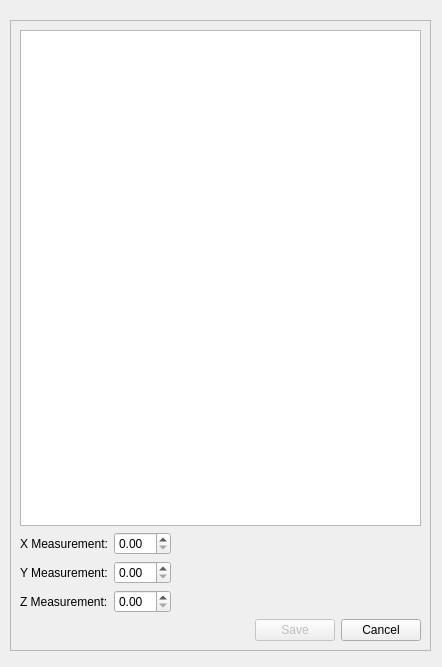
<?xml version="1.0" encoding="UTF-8"?>
<ui version="4.0">
 <class>Dialog</class>
 <widget class="QDialog" name="Dialog">
  <property name="geometry">
   <rect>
    <x>0</x>
    <y>0</y>
    <width>442</width>
    <height>667</height>
   </rect>
  </property>
  <property name="windowTitle">
   <string>Dialog</string>
  </property>
  <widget class="QFrame" name="verticalFrame">
   <property name="geometry">
    <rect>
     <x>10</x>
     <y>20</y>
     <width>421</width>
     <height>631</height>
    </rect>
   </property>
   <property name="frameShape">
    <enum>QFrame::Shape::StyledPanel</enum>
   </property>
   <layout class="QVBoxLayout" name="verticalLayout">
    <item>
     <widget class="QListWidget" name="histogram_data_view_list"/>
    </item>
    <item>
     <layout class="QHBoxLayout" name="horizontalLayout">
      <item>
       <widget class="QLabel" name="label">
        <property name="text">
         <string>X Measurement:</string>
        </property>
       </widget>
      </item>
      <item>
       <widget class="QDoubleSpinBox" name="vortex_hist_x_spinbox"/>
      </item>
      <item>
       <spacer name="horizontalSpacer_3">
        <property name="orientation">
         <enum>Qt::Orientation::Horizontal</enum>
        </property>
        <property name="sizeHint" stdset="0">
         <size>
          <width>40</width>
          <height>20</height>
         </size>
        </property>
       </spacer>
      </item>
     </layout>
    </item>
    <item>
     <layout class="QHBoxLayout" name="horizontalLayout_3">
      <item>
       <widget class="QLabel" name="label_3">
        <property name="text">
         <string>Y Measurement:</string>
        </property>
       </widget>
      </item>
      <item>
       <widget class="QDoubleSpinBox" name="vortex_hist_y_spinbox"/>
      </item>
      <item>
       <spacer name="horizontalSpacer_2">
        <property name="orientation">
         <enum>Qt::Orientation::Horizontal</enum>
        </property>
        <property name="sizeHint" stdset="0">
         <size>
          <width>40</width>
          <height>20</height>
         </size>
        </property>
       </spacer>
      </item>
     </layout>
    </item>
    <item>
     <layout class="QHBoxLayout" name="horizontalLayout_2">
      <item>
       <widget class="QLabel" name="label_2">
        <property name="text">
         <string>Z Measurement:</string>
        </property>
       </widget>
      </item>
      <item>
       <widget class="QDoubleSpinBox" name="vortex_hist_z_spinbox"/>
      </item>
      <item>
       <spacer name="horizontalSpacer">
        <property name="orientation">
         <enum>Qt::Orientation::Horizontal</enum>
        </property>
        <property name="sizeHint" stdset="0">
         <size>
          <width>40</width>
          <height>20</height>
         </size>
        </property>
       </spacer>
      </item>
     </layout>
    </item>
    <item>
     <layout class="QHBoxLayout" name="horizontalLayout_4">
      <item>
       <spacer name="horizontalSpacer_4">
        <property name="orientation">
         <enum>Qt::Orientation::Horizontal</enum>
        </property>
        <property name="sizeHint" stdset="0">
         <size>
          <width>40</width>
          <height>20</height>
         </size>
        </property>
       </spacer>
      </item>
      <item>
       <widget class="QPushButton" name="edit_histogram_save_button">
        <property name="enabled">
         <bool>false</bool>
        </property>
        <property name="text">
         <string>Save</string>
        </property>
       </widget>
      </item>
      <item>
       <widget class="QPushButton" name="edit_histogram_cancel_button">
        <property name="text">
         <string>Cancel</string>
        </property>
       </widget>
      </item>
     </layout>
    </item>
   </layout>
  </widget>
 </widget>
 <resources/>
 <connections/>
</ui>
